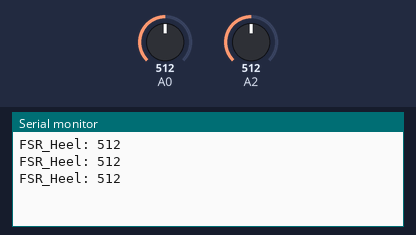
Recording of a sketch running on a simulated Arduino Uno, built with avr-gcc and run on an emulated ATmega328P. Parts: the last lines printed to the serial monitor. The inputs (shaded band) are chosen by the test bench; at power-on: A0 = 512, A2 = 512.

Above: at 1.3 s.
1.4 s: A0 set to 319
At 1.9 s:
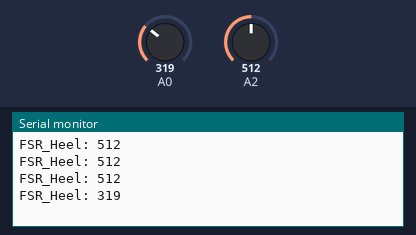
2.9 s: A0 set to 292
At 3.4 s:
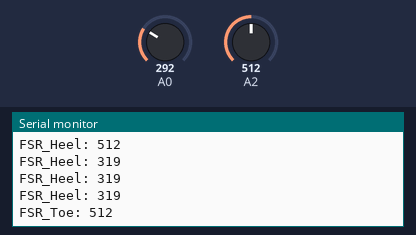

Measured:
- the behaviour switches between 301 and 300 on A0 (found by bisection; images 1 and 2)
- after the input at 1.4 s, the serial monitor: prints a new line after 0.10 s (image 1)
- after the input at 2.9 s, the serial monitor: prints a new line after 0.10 s (image 2)

The sketch:

ForceSensitiveResistor.ino
```cpp
void setup(){
  Serial.begin(9600);
}

void loop(){
  int FSR_Toe = 0;
  int FSR_Heel = 0;
  FSR_Heel = analogRead(A0);
  FSR_Toe = analogRead(A2);


  int threshold = 300;

  if (FSR_Heel > threshold){
    FSR_Toe = 0;
    Serial.print("FSR_Heel: ");
    Serial.println(FSR_Heel);
    FSR_Heel = 0;
    FSR_Toe = 0;

    delay(500);

  }


  if (FSR_Toe > threshold){
    FSR_Heel = 0;
    Serial.print("FSR_Toe: ");
    Serial.println(FSR_Toe);

    FSR_Toe = 0;
    FSR_Heel = 0;
    delay(500);
  }


}
```
